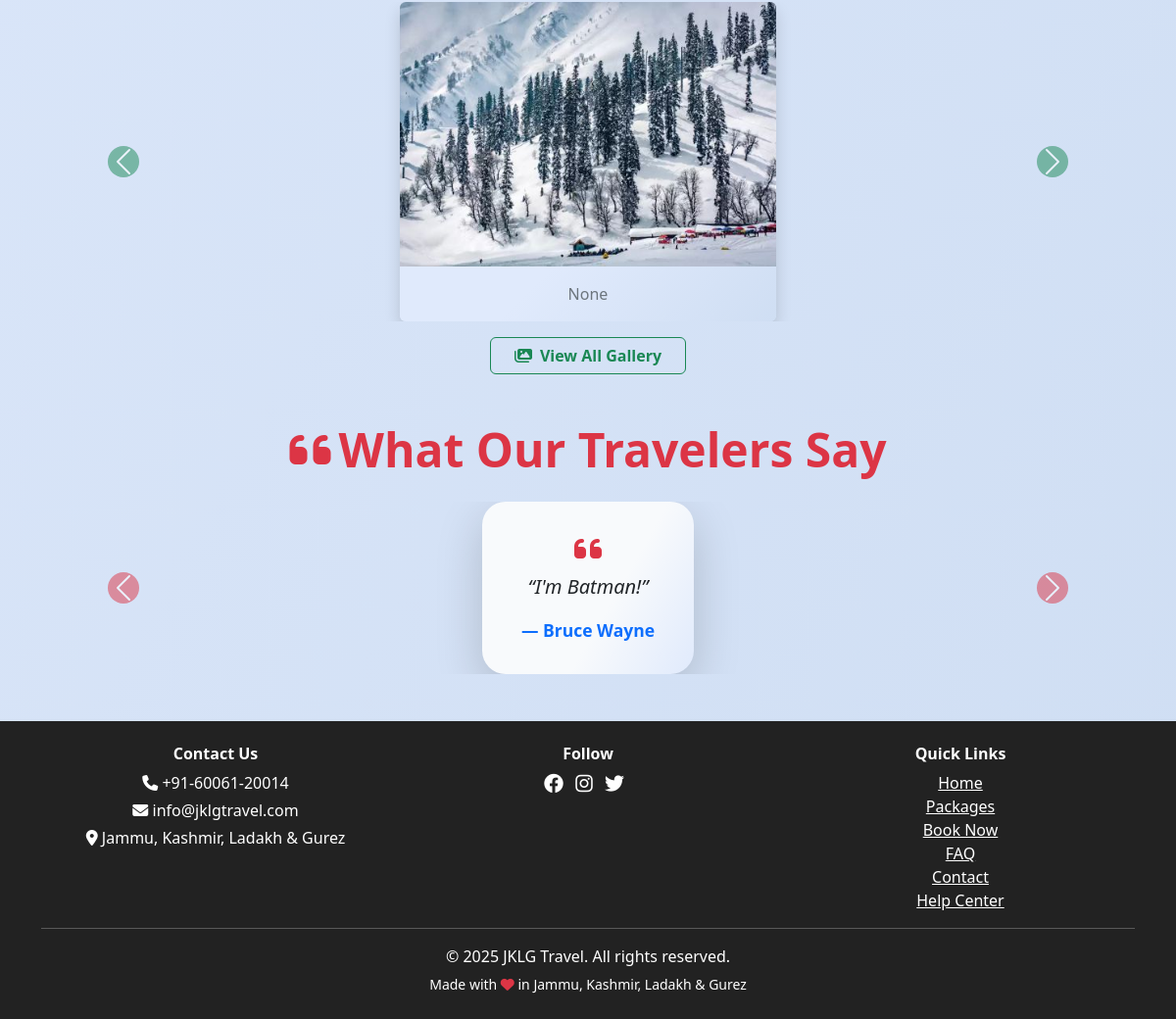
Before: / (lower part) with the older database file.
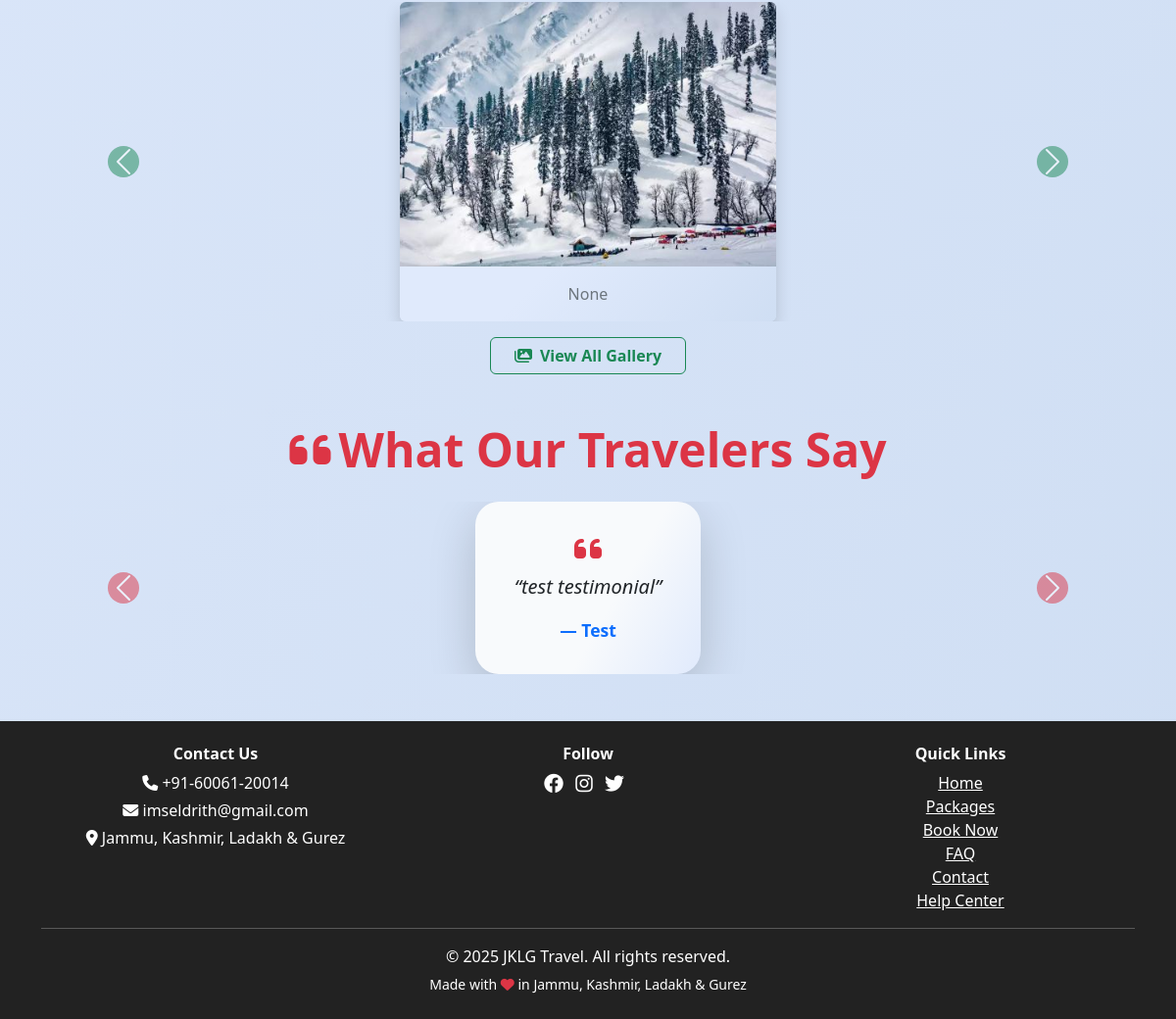
After: the same page with the newer database file.
### models.py (models this page shows, shortened)
class GalleryImage(db.Model):
    id = db.Column(db.Integer, primary_key=True)
    image = db.Column(db.String(200))
    caption = db.Column(db.String(200))
    video = db.Column(db.String(200))  # New field for video

class Testimonial(db.Model):
    id = db.Column(db.Integer, primary_key=True)
    name = db.Column(db.String(100), nullable=False)
    email = db.Column(db.String(120), nullable=True)  # New field for user email
    content = db.Column(db.Text, nullable=False)
    date = db.Column(db.Date)
    status = db.Column(db.String(20), default='Pending')

class SiteSettings(db.Model):
    id = db.Column(db.Integer, primary_key=True)
    site_name = db.Column(db.String(120), default='JKLG Travel')
    site_title = db.Column(db.String(200), default='JKLG Travel - Explore Jammu, Kashmir, Ladakh & Gurez')
    logo = db.Column(db.String(200))
    phone = db.Column(db.String(30), default='+91-12345-67890')
    email = db.Column(db.String(120), default='info@jklgtravel.com')
    address = db.Column(db.String(200), default='Jammu, Kashmir, Ladakh & Gurez')
    facebook = db.Column(db.String(120))  # Username only
    instagram = db.Column(db.String(120))  # Username only
    twitter = db.Column(db.String(120))  # Username only
    linkedin = db.Column(db.String(120))  # Username only
    youtube = db.Column(db.String(120))  # Channel/user ID only
    whatsapp = db.Column(db.String(30))  # Number only
    telegram = db.Column(db.String(120))  # Username only
    meta_description = db.Column(db.String(300))
    about = db.Column(db.Text)
    google_analytics_id = db.Column(db.String(32))

### views.py (the view)
@main.route('/')
def index():
    featured_places = Place.query.all()
    featured_packages = TourPackage.query.all()
    testimonials = Testimonial.query.order_by(Testimonial.id.desc()).all()
    gallery = GalleryImage.query.all()
    return render_template('index.html', featured_places=featured_places, featured_packages=featured_packages, testimonials=testimonials, gallery=gallery)

### views.py (called while the page is built)
@main.context_processor
def inject_site_settings():
    settings = SiteSettings.query.first()
    return dict(site_settings=settings)

### templates/index.html (shortened to what this page needs)
{% extends 'base.html' %}
{% block content %}
<div id="galleryCarousel" class="carousel slide mb-3" data-bs-ride="carousel">
  <div class="carousel-inner">
    {% for g in gallery %}
    <div class="carousel-item {% if loop.index0 == 0 %}active{% endif %}">
      <div class="d-flex justify-content-center">
        <div class="card h-100 border-0 shadow gallery-card" style="width: 24rem; background: linear-gradient(135deg, #e0eafc 60%, #cfdef3 100%);">
          {% if g.video %}
          <div class="ratio ratio-16x9 rounded-top overflow-hidden">
            <video class="w-100 h-100 object-fit-cover" controls poster="{{ url_for('static', filename='gallery/' + g.image) if g.image else '' }}">
              <source src="{{ url_for('static', filename='gallery/' + g.video) }}" type="video/mp4">
              Your browser does not support the video tag.
            </video>
          </div>
          {% elif g.image %}
          <img src="{{ url_for('static', filename='gallery/' + g.image) }}" class="card-img-top rounded-top object-fit-cover" style="height: 270px; object-fit: cover;" alt="Gallery image">
          {% else %}
          <img src="https://via.placeholder.com/600x400?text=Gallery" class="card-img-top rounded-top object-fit-cover" style="height: 270px; object-fit: cover;" alt="Gallery image">
          {% endif %}
          <div class="card-body text-center">
            <p class="card-text text-secondary mb-0">{{ g.caption }}</p>
          </div>
        </div>
      </div>
    </div>
    {% endfor %}
  </div>
  <button class="carousel-control-prev" type="button" data-bs-target="#galleryCarousel" data-bs-slide="prev">
    <span class="carousel-control-prev-icon bg-success rounded-circle p-2" aria-hidden="true"></span>
  </button>
  <button class="carousel-control-next" type="button" data-bs-target="#galleryCarousel" data-bs-slide="next">
    <span class="carousel-control-next-icon bg-success rounded-circle p-2" aria-hidden="true"></span>
  </button>
</div>
<div class="text-center mb-5">
  <a href="/gallery" class="btn btn-outline-success px-4 fw-bold"><i class="fa fa-images me-2"></i>View All Gallery</a>
</div>
<h2 class="section-title text-center text-danger display-5 mb-4 animate__animated animate__fadeInUp"><i class="fa fa-quote-left me-2"></i>What Our Travelers Say</h2>
<div id="testimonialCarousel" class="carousel slide mb-5" data-bs-ride="carousel">
  <div class="carousel-inner">
    {% for t in testimonials %}
    <div class="carousel-item {% if loop.index0 == 0 %}active{% endif %}">
      <div class="d-flex justify-content-center">
        <div class="card border-0 shadow-lg bg-white testimonial-card px-4 py-3" style="max-width: 38rem; border-radius: 1.5rem;">
          <div class="card-body text-center">
            <i class="fa fa-quote-left fa-2x text-danger mb-2"></i>
            <blockquote class="blockquote mb-0">
              <p class="fs-5 fst-italic text-dark">“{{ t.content }}”</p>
              <footer class="blockquote-footer mt-2 fw-bold text-primary">{{ t.name }}</footer>
            </blockquote>
          </div>
        </div>
      </div>
    </div>
    {% endfor %}
  </div>
  <button class="carousel-control-prev" type="button" data-bs-target="#testimonialCarousel" data-bs-slide="prev">
    <span class="carousel-control-prev-icon bg-danger rounded-circle p-2" aria-hidden="true"></span>
  </button>
  <button class="carousel-control-next" type="button" data-bs-target="#testimonialCarousel" data-bs-slide="next">
    <span class="carousel-control-next-icon bg-danger rounded-circle p-2" aria-hidden="true"></span>
  </button>
</div>
<link rel="stylesheet" href="https://cdnjs.cloudflare.com/ajax/libs/animate.css/4.1.1/animate.min.css"/>
{% endblock %}

### templates/base.html (shortened to what this page needs)
<!DOCTYPE html>
<html lang="en">
<head>
    <link rel="stylesheet" href="https://cdn.jsdelivr.net/npm/bootstrap@5.3.0/dist/css/bootstrap.min.css">
    <link rel="stylesheet" href="https://cdnjs.cloudflare.com/ajax/libs/font-awesome/6.4.0/css/all.min.css">
</head>
<body>
    <div class="container mt-4">
        {% block content %}{% endblock %}
    </div>
    <footer class="footer text-center mt-5">
        <div class="container">
            <div class="row mb-2">
                <div class="col-md-4 mb-2 mb-md-0">
                    <h6 class="fw-bold">Contact Us</h6>
                    <p class="mb-1"><i class="fa fa-phone"></i> {{ site_settings.phone if site_settings and site_settings.phone else '+91-12345-67890' }}</p>
                    <p class="mb-1"><i class="fa fa-envelope"></i> {{ site_settings.email if site_settings and site_settings.email else 'info@jklgtravel.com' }}</p>
                    <p class="mb-1"><i class="fa fa-map-marker-alt"></i> {{ site_settings.address if site_settings and site_settings.address else 'Jammu, Kashmir, Ladakh & Gurez' }}</p>
                </div>
                <div class="col-md-4 mb-2 mb-md-0">
                    <h6 class="fw-bold">Follow</h6>
                    {% if site_settings and site_settings.facebook %}
                        <a href="{{ site_settings.facebook }}" class="me-2 text-white"><i class="fab fa-facebook fa-lg"></i></a>
                    {% endif %}
                    {% if site_settings and site_settings.instagram %}
                        <a href="{{ site_settings.instagram }}" class="me-2 text-white"><i class="fab fa-instagram fa-lg"></i></a>
                    {% endif %}
                    {% if site_settings and site_settings.twitter %}
                        <a href="{{ site_settings.twitter }}" class="me-2 text-white"><i class="fab fa-twitter fa-lg"></i></a>
                    {% endif %}
                </div>
                <div class="col-md-4">
                    <h6 class="fw-bold">Quick Links</h6>
                    <a href="/" class="d-block text-white">Home</a>
                    <a href="/packages" class="d-block text-white">Packages</a>
                    <a href="/book" class="d-block text-white">Book Now</a>
                    <a href="/faq" class="d-block text-white">FAQ</a>
                    <a href="/contact" class="d-block text-white">Contact</a>
                    <a href="/help" class="d-block text-white">Help Center</a>
                </div>
            </div>
            <hr class="bg-light">
            <p class="mb-1">&copy; {{ 2025 }} {{ site_settings.site_name if site_settings and site_settings.site_name else 'JKLG Travel Agency' }}. All rights reserved.</p>
            <small>Made with <i class="fa fa-heart text-danger"></i> in Jammu, Kashmir, Ladakh & Gurez</small>
        </div>
    </footer>
</body>
</html>

Changed rows visible on the page:
no longer on this page (row edited): Testimonial: content "I'm Batman!", name "Bruce Wayne"
added Testimonial: content "test testimonial", name "Test"
changed SiteSettings "Jammu, Kashmir, Ladakh & Gurez": email "info@jklgtravel.com" → "imseldrith@gmail.com"
